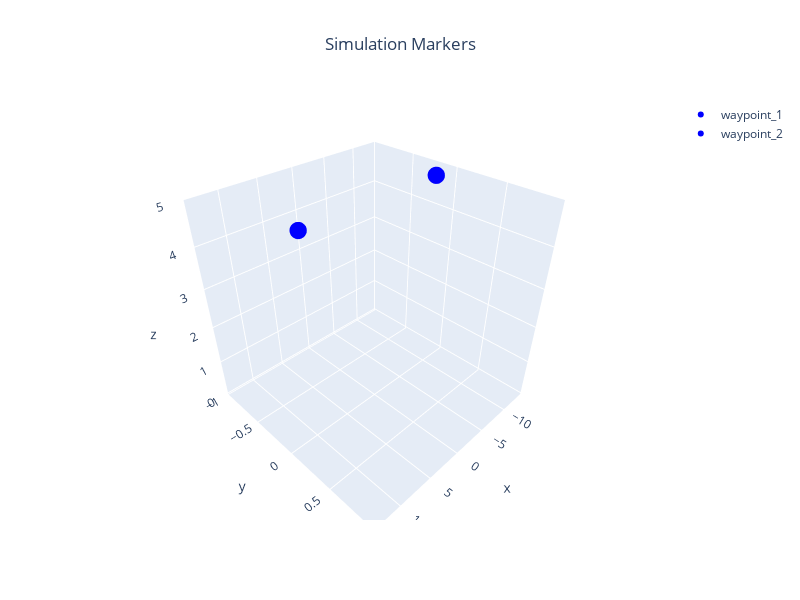

This figure's notebook cell:
### Markdown cell above
## Visualization Parameters

### Code cell
waypoints = {f'waypoint_{i+1}': {'pos':global_paths[0],'color':'blue'} for i in range(n_vehicles)}
plot_3d_interactive(waypoints,title='Simulation Markers',expand=[0.2,0.2,0.6],ground=-0.05)

### Figure 1 — Plotly figure (JSON) as saved in the notebook; plotly's stock layout.template omitted (floating-point values rounded to 4 significant figures)
{"data": [{"marker": {"color": "blue", "size": 6}, "mode": "markers", "name": "waypoint_1", "type": "scatter3d", "x": [-10, 10], "y": [0, 0], "z": [5, 5]}, {"marker": {"color": "blue", "size": 6}, "mode": "markers", "name": "waypoint_2", "type": "scatter3d", "x": [-10, 10], "y": [0, 0], "z": [5, 5]}], "layout": {"height": 600, "scene": {"xaxis": {"range": [-14, 14], "title": {"text": "x"}}, "yaxis": {"range": [0, 0], "title": {"text": "y"}}, "zaxis": {"range": [-0.05, 5], "title": {"text": "z"}}}, "title": {"text": "Simulation Markers", "x": 0.5, "xanchor": "center"}, "width": 800}}
